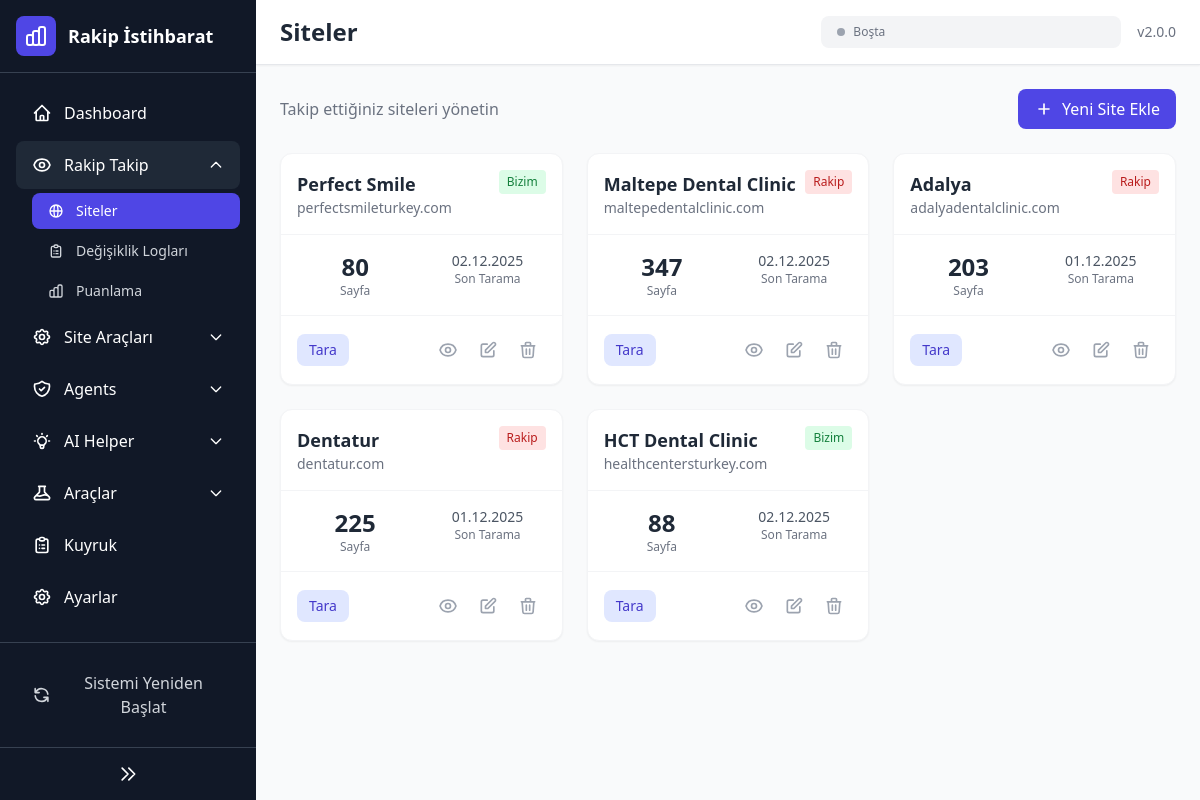
The app's page /sites/ with its own data.
### core/database.py (models this page shows, shortened)
class Site(Base):
    __tablename__ = "sites"
    id = Column(Integer, primary_key=True, index=True)
    name = Column(String(255), nullable=False)  # Site adı (örn: "Rakip A")
    domain = Column(String(255), nullable=False, unique=True)  # örn: "rakip-a.com"
    sitemap_url = Column(String(500), nullable=True)  # Sitemap adresi
    is_competitor = Column(Boolean, default=True)  # Rakip mi yoksa bizim sitemiz mi?
    is_active = Column(Boolean, default=True)  # Aktif takipte mi?
    wp_ssh_host = Column(String(255), nullable=True)  # SSH host (örn: example.com)
    wp_ssh_user = Column(String(100), nullable=True)  # SSH user
    wp_ssh_port = Column(Integer, default=22)  # SSH port
    wp_path = Column(String(500), nullable=True)  # WordPress root path (örn: /var/www/html)
    wp_cli_path = Column(String(100), default="wp")  # WP CLI path (default: wp)
    wp_api_url = Column(String(500), nullable=True)  # WordPress site URL (örn: https://example.com)
    wp_api_username = Column(String(100), nullable=True)  # WordPress kullanıcı adı
    wp_api_password = Column(String(500), nullable=True)  # WordPress Application Password
    created_at = Column(DateTime, default=datetime.utcnow)
    updated_at = Column(DateTime, default=datetime.utcnow, onupdate=datetime.utcnow)
    last_scan_at = Column(DateTime, nullable=True)  # Son tarama zamanı
    pages = relationship("Page", back_populates="site", cascade="all, delete-orphan")
    scan_jobs = relationship("ScanJob", back_populates="site", cascade="all, delete-orphan")

### routers/sites.py (the view)
@router.get("/", response_class=HTMLResponse)
async def list_sites(request: Request, db: Session = Depends(get_db)):
    sites = db.query(Site).order_by(desc(Site.created_at)).all()
    sites_with_stats = []
    for site in sites:
        page_count = db.query(func.count(Page.id)).filter(Page.site_id == site.id).scalar() or 0
        last_scan = db.query(ScanJob).filter(
            ScanJob.site_id == site.id
        ).order_by(desc(ScanJob.created_at)).first()
        is_scanning = background_scanner.is_scanning(site.id)
        sites_with_stats.append({
            "site": site,
            "page_count": page_count,
            "last_scan": last_scan,
            "is_scanning": is_scanning
        })
    return templates.TemplateResponse("sites.html", {
        "request": request,
        "sites": sites_with_stats,
        "current_page": "sites"
    })

### core/database.py (called while the page is built)
def get_db():
    db = SessionLocal()
    try:
        yield db
    finally:
        db.close()

### core/scheduler.py (called while the page is built)
    def is_scanning(self, site_id: int) -> bool:
        return site_id in self._running_jobs

### templates/sites.html (shortened to what this page needs)
{% extends "base.html" %}
{% block page_title %}Siteler{% endblock %}
{% block content %}
<div class="space-y-6">
    <div class="flex items-center justify-between">
        <p class="text-gray-500">Takip ettiğiniz siteleri yönetin</p>
        <a href="/sites/add"
           class="px-4 py-2 bg-indigo-600 text-white rounded-lg hover:bg-indigo-700 transition-colors flex items-center space-x-2">
            <svg class="w-5 h-5" fill="none" stroke="currentColor" viewBox="0 0 24 24">
                <path stroke-linecap="round" stroke-linejoin="round" stroke-width="2" d="M12 6v6m0 0v6m0-6h6m-6 0H6"/>
            </svg>
            <span>Yeni Site Ekle</span>
        </a>
    </div>
    <div class="grid grid-cols-1 md:grid-cols-2 lg:grid-cols-3 gap-6">
        {% for item in sites %}
        <div class="bg-white rounded-xl shadow-sm border border-gray-100 overflow-hidden hover:shadow-md transition-shadow">
            <div class="p-4 border-b border-gray-100">
                <div class="flex items-start justify-between">
                    <div class="flex-1 min-w-0">
                        <div class="flex items-center space-x-2">
                            <h3 class="text-lg font-semibold text-gray-800 truncate">{{ item.site.name }}</h3>
                        </div>
                        <p class="text-sm text-gray-500 truncate">{{ item.site.domain }}</p>
                    </div>
                    <span class="px-2 py-1 text-xs font-medium rounded
                                 {% if item.site.is_competitor %}bg-red-100 text-red-700{% else %}bg-green-100 text-green-700{% endif %}">
                        {% if item.site.is_competitor %}Rakip{% else %}Bizim{% endif %}
                    </span>
                </div>
            </div>
            <div class="p-4 grid grid-cols-2 gap-4 text-center">
                <div>
                    <p class="text-2xl font-bold text-gray-800">{{ item.page_count }}</p>
                    <p class="text-xs text-gray-500">Sayfa</p>
                </div>
                <div>
                    <p class="text-sm font-medium text-gray-600">
                        {% if item.site.last_scan_at %}
                        {{ item.site.last_scan_at.strftime('%d.%m.%Y') }}
                        {% else %}
                        Henüz taranmadı
                        {% endif %}
                    </p>
                    <p class="text-xs text-gray-500">Son Tarama</p>
                </div>
            </div>
            <div class="p-4 border-t border-gray-100 flex items-center justify-between">
                <div class="flex items-center space-x-2">
                    {% if item.is_scanning %}
                    <button onclick="stopScan({{ item.site.id }})"
                            class="px-3 py-1.5 text-sm bg-red-100 text-red-700 rounded-lg hover:bg-red-200 transition-colors">
                        Durdur
                    </button>
                    {% else %}
                    <button onclick="startScan({{ item.site.id }})"
                            class="px-3 py-1.5 text-sm bg-indigo-100 text-indigo-700 rounded-lg hover:bg-indigo-200 transition-colors">
                        Tara
                    </button>
                    {% endif %}
                </div>
                <div class="flex items-center space-x-1">
                    <a href="/sites/{{ item.site.id }}"
                       class="p-2 text-gray-400 hover:text-gray-600 hover:bg-gray-100 rounded-lg transition-colors"
                       title="Detay">
                    </a>
                    <a href="/sites/{{ item.site.id }}/edit"
                       class="p-2 text-gray-400 hover:text-gray-600 hover:bg-gray-100 rounded-lg transition-colors"
                       title="Düzenle">
                        <svg class="w-5 h-5" fill="none" stroke="currentColor" viewBox="0 0 24 24">
                            <path stroke-linecap="round" stroke-linejoin="round" stroke-width="2" d="M11 5H6a2 2 0 00-2 2v11a2 2 0 002 2h11a2 2 0 002-2v-5m-1.414-9.414a2 2 0 112.828 2.828L11.828 15H9v-2.828l8.586-8.586z"/>
                        </svg>
                    </a>
                    <button onclick="deleteSite({{ item.site.id }}, '{{ item.site.name }}')"
                            class="p-2 text-gray-400 hover:text-red-600 hover:bg-red-50 rounded-lg transition-colors"
                            title="Sil">
                        <svg class="w-5 h-5" fill="none" stroke="currentColor" viewBox="0 0 24 24">
                            <path stroke-linecap="round" stroke-linejoin="round" stroke-width="2" d="M19 7l-.867 12.142A2 2 0 0116.138 21H7.862a2 2 0 01-1.995-1.858L5 7m5 4v6m4-6v6m1-10V4a1 1 0 00-1-1h-4a1 1 0 00-1 1v3M4 7h16"/>
                        </svg>
                    </button>
                </div>
            </div>
        </div>
        {% endfor %}
    </div>
</div>
{% endblock %}

### records on screen
Site: site.name "Perfect Smile", site.domain "perfectsmileturkey.com", site.last_scan_at "02.12.2025"
Site: site.name "Maltepe Dental Clinic", site.domain "maltepedentalclinic.com", site.last_scan_at "02.12.2025"
Site: site.name "Adalya", site.domain "adalyadentalclinic.com", site.last_scan_at "01.12.2025"
Site: site.name "Dentatur", site.domain "dentatur.com", site.last_scan_at "01.12.2025"
Site: site.name "HCT Dental Clinic", site.domain "healthcentersturkey.com", site.last_scan_at "02.12.2025"

### other values on screen
{{ item.page_count }} "80" "347" "203" "225" "88"
